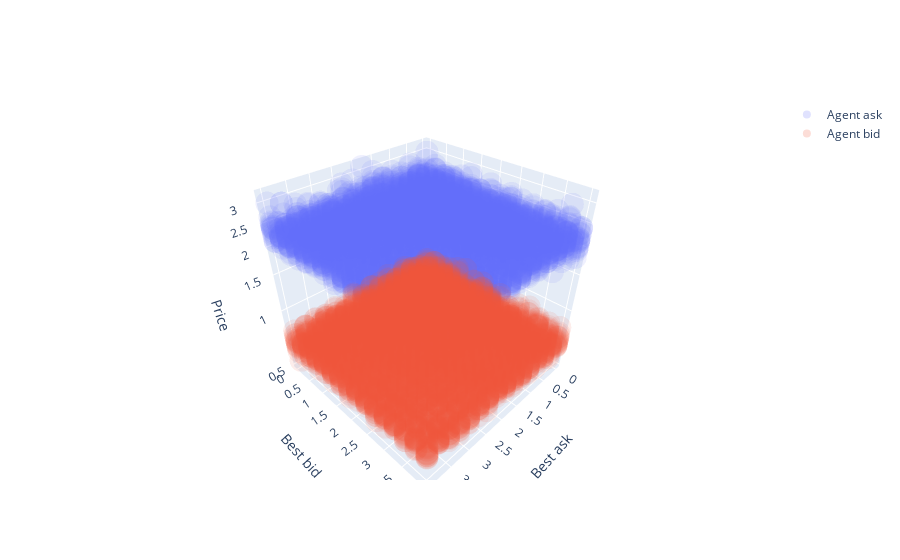

The notebook cell this image was saved under:
### Code cell
decision_plot(agent)

### Figure 1 — Plotly figure (JSON) as saved in the notebook; plotly's stock layout.template omitted (floating-point values rounded to 4 significant figures; data arrays with more than 128 entries replaced by an {"elided": "..."} marker saying what was removed)
{"data": [{"marker": {"opacity": 0.1}, "mode": "markers", "name": "Agent ask", "type": "scatter3d", "x": {"elided": "4096 float values"}, "y": {"elided": "4096 float values"}, "z": {"elided": "4096 float values"}}, {"marker": {"opacity": 0.1}, "mode": "markers", "name": "Agent bid", "type": "scatter3d", "x": {"elided": "4096 float values"}, "y": {"elided": "4096 float values"}, "z": {"elided": "4096 float values"}}], "layout": {"scene": {"xaxis": {"title": {"text": "Best ask"}}, "yaxis": {"title": {"text": "Best bid"}}, "zaxis": {"title": {"text": "Price"}, "type": "log"}}}}
